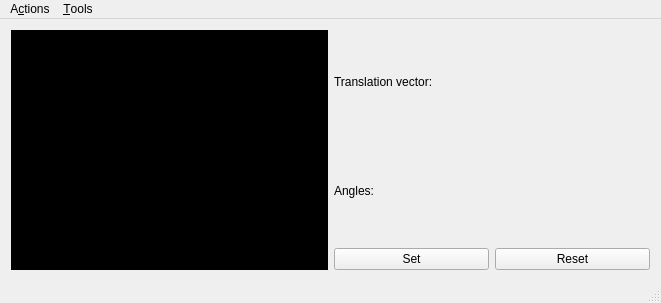
<?xml version="1.0" encoding="UTF-8"?>
<ui version="4.0">
 <class>MainWindow</class>
 <widget class="QMainWindow" name="MainWindow">
  <property name="geometry">
   <rect>
    <x>0</x>
    <y>0</y>
    <width>661</width>
    <height>303</height>
   </rect>
  </property>
  <property name="acceptDrops">
   <bool>false</bool>
  </property>
  <property name="windowTitle">
   <string>Unitracker</string>
  </property>
  <property name="accessibleName">
   <string/>
  </property>
  <property name="locale">
   <locale language="English" country="UnitedStates"/>
  </property>
  <widget class="QWidget" name="centralWidget">
   <layout class="QHBoxLayout" name="horizontalLayout_2">
    <item>
     <widget class="QLabel" name="view1">
      <property name="styleSheet">
       <string notr="true">background-color: rgb(0, 0, 0);</string>
      </property>
      <property name="text">
       <string/>
      </property>
     </widget>
    </item>
    <item>
     <layout class="QVBoxLayout" name="verticalLayout">
      <item>
       <widget class="QLabel" name="tlabel">
        <property name="sizePolicy">
         <sizepolicy hsizetype="Preferred" vsizetype="Preferred">
          <horstretch>0</horstretch>
          <verstretch>0</verstretch>
         </sizepolicy>
        </property>
        <property name="text">
         <string>Translation vector:</string>
        </property>
       </widget>
      </item>
      <item>
       <widget class="QLabel" name="rlabel">
        <property name="sizePolicy">
         <sizepolicy hsizetype="Preferred" vsizetype="Preferred">
          <horstretch>0</horstretch>
          <verstretch>0</verstretch>
         </sizepolicy>
        </property>
        <property name="text">
         <string>Angles:</string>
        </property>
       </widget>
      </item>
      <item>
       <layout class="QHBoxLayout" name="horizontalLayout">
        <item>
         <widget class="QPushButton" name="setButton">
          <property name="text">
           <string>Set</string>
          </property>
         </widget>
        </item>
        <item>
         <widget class="QPushButton" name="resButton">
          <property name="text">
           <string>Reset</string>
          </property>
         </widget>
        </item>
       </layout>
      </item>
     </layout>
    </item>
   </layout>
  </widget>
  <widget class="QMenuBar" name="menuBar">
   <property name="geometry">
    <rect>
     <x>0</x>
     <y>0</y>
     <width>661</width>
     <height>25</height>
    </rect>
   </property>
   <widget class="QMenu" name="menuCapture_only">
    <property name="title">
     <string>A&amp;ctions</string>
    </property>
    <addaction name="actionCapture_only"/>
    <addaction name="actionStart_tracking"/>
    <addaction name="actionStop_all"/>
    <addaction name="actionCalibrate"/>
    <addaction name="actionExit"/>
   </widget>
   <widget class="QMenu" name="menuTools">
    <property name="title">
     <string>&amp;Tools</string>
    </property>
    <addaction name="actionPrefs"/>
   </widget>
   <addaction name="menuCapture_only"/>
   <addaction name="menuTools"/>
  </widget>
  <widget class="QStatusBar" name="statusBar"/>
  <action name="actionCapture_only">
   <property name="text">
    <string>&amp;Capture only</string>
   </property>
  </action>
  <action name="actionStart_tracking">
   <property name="text">
    <string>&amp;Start tracking</string>
   </property>
  </action>
  <action name="actionStop_all">
   <property name="text">
    <string>Stop &amp;all</string>
   </property>
  </action>
  <action name="actionCalibrate">
   <property name="text">
    <string>Ca&amp;librate</string>
   </property>
  </action>
  <action name="actionExit">
   <property name="text">
    <string>&amp;Quit</string>
   </property>
  </action>
  <action name="actionPrefs">
   <property name="text">
    <string>&amp;Preferences</string>
   </property>
   <property name="toolTip">
    <string>Preferences</string>
   </property>
  </action>
 </widget>
 <layoutdefault spacing="6" margin="11"/>
 <resources/>
 <connections/>
</ui>
